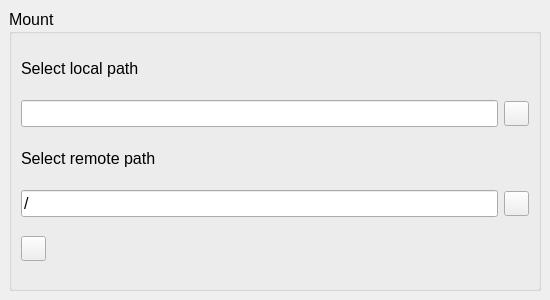
<?xml version="1.0" encoding="UTF-8"?>
<ui version="4.0">
 <class>MainWindow</class>
 <widget class="QMainWindow" name="MainWindow">
  <property name="geometry">
   <rect>
    <x>0</x>
    <y>0</y>
    <width>550</width>
    <height>300</height>
   </rect>
  </property>
  <property name="minimumSize">
   <size>
    <width>550</width>
    <height>300</height>
   </size>
  </property>
  <property name="maximumSize">
   <size>
    <width>550</width>
    <height>300</height>
   </size>
  </property>
  <property name="font">
   <font>
    <family>Ubuntu</family>
    <pointsize>12</pointsize>
   </font>
  </property>
  <property name="windowTitle">
   <string>odrive-x</string>
  </property>
  <property name="windowIcon">
   <iconset>
    <normaloff>icon/odrive.png</normaloff>icon/odrive.png</iconset>
  </property>
  <widget class="QWidget" name="centralwidget">
   <layout class="QVBoxLayout" name="verticalLayout">
    <item>
     <widget class="QGroupBox" name="groupBox">
      <property name="title">
       <string>Mount</string>
      </property>
      <layout class="QGridLayout" name="gridLayout">
       <item row="0" column="0">
        <widget class="QLabel" name="label">
         <property name="maximumSize">
          <size>
           <width>16777215</width>
           <height>25</height>
          </size>
         </property>
         <property name="text">
          <string>Select local path</string>
         </property>
        </widget>
       </item>
       <item row="3" column="0">
        <widget class="QLineEdit" name="lineEdit_2">
         <property name="text">
          <string>/</string>
         </property>
        </widget>
       </item>
       <item row="2" column="0">
        <widget class="QLabel" name="label_2">
         <property name="maximumSize">
          <size>
           <width>16777215</width>
           <height>25</height>
          </size>
         </property>
         <property name="text">
          <string>Select remote path</string>
         </property>
        </widget>
       </item>
       <item row="3" column="1">
        <widget class="QPushButton" name="pushButton_2">
         <property name="maximumSize">
          <size>
           <width>25</width>
           <height>25</height>
          </size>
         </property>
         <property name="text">
          <string/>
         </property>
         <property name="icon">
          <iconset>
           <normaloff>icon/internet.png</normaloff>icon/internet.png</iconset>
         </property>
         <property name="iconSize">
          <size>
           <width>20</width>
           <height>20</height>
          </size>
         </property>
        </widget>
       </item>
       <item row="1" column="1">
        <widget class="QPushButton" name="pushButton">
         <property name="maximumSize">
          <size>
           <width>25</width>
           <height>25</height>
          </size>
         </property>
         <property name="text">
          <string/>
         </property>
         <property name="icon">
          <iconset>
           <normaloff>icon/browse-folder.png</normaloff>icon/browse-folder.png</iconset>
         </property>
         <property name="iconSize">
          <size>
           <width>20</width>
           <height>20</height>
          </size>
         </property>
        </widget>
       </item>
       <item row="1" column="0">
        <widget class="QLineEdit" name="lineEdit"/>
       </item>
       <item row="4" column="0">
        <widget class="QPushButton" name="pushButton_3">
         <property name="maximumSize">
          <size>
           <width>25</width>
           <height>25</height>
          </size>
         </property>
         <property name="text">
          <string/>
         </property>
         <property name="icon">
          <iconset>
           <normaloff>icon/pack.png</normaloff>icon/pack.png</iconset>
         </property>
         <property name="iconSize">
          <size>
           <width>20</width>
           <height>20</height>
          </size>
         </property>
        </widget>
       </item>
      </layout>
     </widget>
    </item>
   </layout>
  </widget>
 </widget>
 <resources/>
 <connections/>
</ui>
